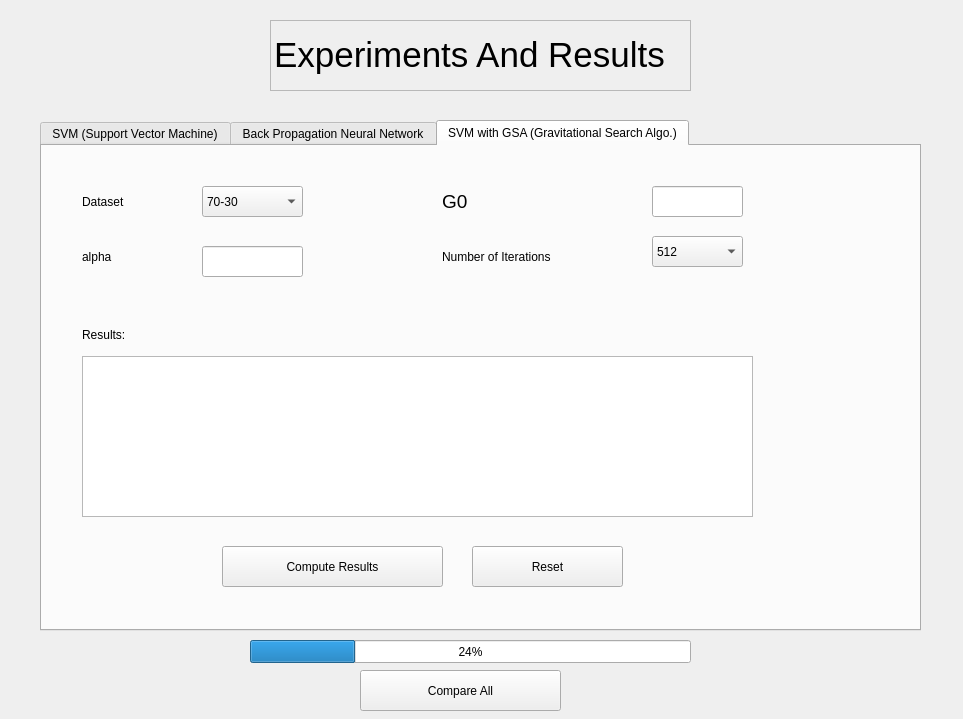
<?xml version="1.0" encoding="UTF-8"?>
<ui version="4.0">
 <class>Form1</class>
 <widget class="QWidget" name="Form1">
  <property name="geometry">
   <rect>
    <x>0</x>
    <y>0</y>
    <width>963</width>
    <height>719</height>
   </rect>
  </property>
  <property name="windowTitle">
   <string>BCMS:Developer</string>
  </property>
  <widget class="QTabWidget" name="reset3">
   <property name="geometry">
    <rect>
     <x>40</x>
     <y>120</y>
     <width>881</width>
     <height>511</height>
    </rect>
   </property>
   <property name="currentIndex">
    <number>2</number>
   </property>
   <widget class="QWidget" name="tab">
    <attribute name="title">
     <string>SVM (Support Vector Machine)</string>
    </attribute>
    <widget class="QLabel" name="label_2">
     <property name="geometry">
      <rect>
       <x>810</x>
       <y>0</y>
       <width>67</width>
       <height>71</height>
      </rect>
     </property>
     <property name="styleSheet">
      <string notr="true">background: url(&quot;/home/karan/Desktop/Breast Cancer Detection Project/UI/svm.png&quot;);
background-repeat:no-repeat;</string>
     </property>
     <property name="text">
      <string/>
     </property>
    </widget>
    <widget class="QComboBox" name="cb1">
     <property name="geometry">
      <rect>
       <x>160</x>
       <y>80</y>
       <width>151</width>
       <height>25</height>
      </rect>
     </property>
     <property name="currentText">
      <string>RBF</string>
     </property>
     <item>
      <property name="text">
       <string>RBF</string>
      </property>
     </item>
     <item>
      <property name="text">
       <string>Linear</string>
      </property>
     </item>
     <item>
      <property name="text">
       <string>poly</string>
      </property>
     </item>
     <item>
      <property name="text">
       <string>sigmoid</string>
      </property>
     </item>
    </widget>
    <widget class="QLabel" name="label_6">
     <property name="geometry">
      <rect>
       <x>20</x>
       <y>80</y>
       <width>101</width>
       <height>31</height>
      </rect>
     </property>
     <property name="text">
      <string>Select Kernel</string>
     </property>
    </widget>
    <widget class="QLabel" name="label_7">
     <property name="geometry">
      <rect>
       <x>380</x>
       <y>76</y>
       <width>121</width>
       <height>31</height>
      </rect>
     </property>
     <property name="text">
      <string> Dataset</string>
     </property>
    </widget>
    <widget class="QComboBox" name="cb2">
     <property name="geometry">
      <rect>
       <x>520</x>
       <y>80</y>
       <width>151</width>
       <height>25</height>
      </rect>
     </property>
     <item>
      <property name="text">
       <string>70-30</string>
      </property>
     </item>
     <item>
      <property name="text">
       <string>80-20</string>
      </property>
     </item>
     <item>
      <property name="text">
       <string>50-50</string>
      </property>
     </item>
    </widget>
    <widget class="QLabel" name="label_8">
     <property name="geometry">
      <rect>
       <x>30</x>
       <y>140</y>
       <width>67</width>
       <height>17</height>
      </rect>
     </property>
     <property name="font">
      <font>
       <pointsize>14</pointsize>
      </font>
     </property>
     <property name="text">
      <string>C</string>
     </property>
    </widget>
    <widget class="QLineEdit" name="le_c">
     <property name="geometry">
      <rect>
       <x>160</x>
       <y>140</y>
       <width>81</width>
       <height>31</height>
      </rect>
     </property>
    </widget>
    <widget class="QLabel" name="label_9">
     <property name="geometry">
      <rect>
       <x>380</x>
       <y>140</y>
       <width>71</width>
       <height>31</height>
      </rect>
     </property>
     <property name="text">
      <string>Gamma</string>
     </property>
    </widget>
    <widget class="QLineEdit" name="le_gamma">
     <property name="geometry">
      <rect>
       <x>520</x>
       <y>140</y>
       <width>81</width>
       <height>31</height>
      </rect>
     </property>
    </widget>
    <widget class="QTextBrowser" name="res1">
     <property name="geometry">
      <rect>
       <x>30</x>
       <y>230</y>
       <width>641</width>
       <height>171</height>
      </rect>
     </property>
    </widget>
    <widget class="QLabel" name="label_10">
     <property name="geometry">
      <rect>
       <x>30</x>
       <y>200</y>
       <width>67</width>
       <height>17</height>
      </rect>
     </property>
     <property name="text">
      <string>Results:</string>
     </property>
    </widget>
    <widget class="QPushButton" name="crbtn1">
     <property name="geometry">
      <rect>
       <x>80</x>
       <y>420</y>
       <width>151</width>
       <height>41</height>
      </rect>
     </property>
     <property name="text">
      <string>Compute Results</string>
     </property>
    </widget>
    <widget class="QPushButton" name="combtn1">
     <property name="geometry">
      <rect>
       <x>260</x>
       <y>420</y>
       <width>171</width>
       <height>41</height>
      </rect>
     </property>
     <property name="text">
      <string>Compare Kernel(s)</string>
     </property>
    </widget>
    <widget class="QPushButton" name="reset1">
     <property name="geometry">
      <rect>
       <x>460</x>
       <y>420</y>
       <width>121</width>
       <height>41</height>
      </rect>
     </property>
     <property name="text">
      <string>Reset</string>
     </property>
    </widget>
   </widget>
   <widget class="QWidget" name="tab_2">
    <attribute name="title">
     <string>Back Propagation Neural Network</string>
    </attribute>
    <widget class="QLabel" name="label_3">
     <property name="geometry">
      <rect>
       <x>800</x>
       <y>0</y>
       <width>81</width>
       <height>71</height>
      </rect>
     </property>
     <property name="styleSheet">
      <string notr="true">background: url(&quot;/home/karan/Desktop/Breast Cancer Detection Project/UI/nn.png&quot;);
background-repeat:no-repeat;</string>
     </property>
     <property name="text">
      <string/>
     </property>
    </widget>
    <widget class="QLabel" name="label_11">
     <property name="geometry">
      <rect>
       <x>30</x>
       <y>50</y>
       <width>141</width>
       <height>41</height>
      </rect>
     </property>
     <property name="text">
      <string>Activation Function</string>
     </property>
    </widget>
    <widget class="QComboBox" name="cb3">
     <property name="geometry">
      <rect>
       <x>190</x>
       <y>54</y>
       <width>141</width>
       <height>31</height>
      </rect>
     </property>
     <item>
      <property name="text">
       <string>Logistic</string>
      </property>
     </item>
     <item>
      <property name="text">
       <string>tanh</string>
      </property>
     </item>
     <item>
      <property name="text">
       <string>relu</string>
      </property>
     </item>
    </widget>
    <widget class="QLabel" name="label_12">
     <property name="geometry">
      <rect>
       <x>410</x>
       <y>60</y>
       <width>91</width>
       <height>21</height>
      </rect>
     </property>
     <property name="text">
      <string>Solver</string>
     </property>
    </widget>
    <widget class="QComboBox" name="cb4">
     <property name="geometry">
      <rect>
       <x>570</x>
       <y>60</y>
       <width>121</width>
       <height>31</height>
      </rect>
     </property>
     <item>
      <property name="text">
       <string>sgd</string>
      </property>
     </item>
     <item>
      <property name="text">
       <string>adam</string>
      </property>
     </item>
    </widget>
    <widget class="QLabel" name="label_13">
     <property name="geometry">
      <rect>
       <x>30</x>
       <y>120</y>
       <width>67</width>
       <height>17</height>
      </rect>
     </property>
     <property name="text">
      <string>Dataset</string>
     </property>
    </widget>
    <widget class="QComboBox" name="cb5">
     <property name="geometry">
      <rect>
       <x>190</x>
       <y>110</y>
       <width>141</width>
       <height>31</height>
      </rect>
     </property>
     <item>
      <property name="text">
       <string>70-30</string>
      </property>
     </item>
     <item>
      <property name="text">
       <string>80-20</string>
      </property>
     </item>
     <item>
      <property name="text">
       <string>50-50</string>
      </property>
     </item>
    </widget>
    <widget class="QLabel" name="label_14">
     <property name="geometry">
      <rect>
       <x>410</x>
       <y>120</y>
       <width>101</width>
       <height>17</height>
      </rect>
     </property>
     <property name="text">
      <string>Learning Rate</string>
     </property>
    </widget>
    <widget class="QLineEdit" name="le_lr">
     <property name="geometry">
      <rect>
       <x>570</x>
       <y>110</y>
       <width>121</width>
       <height>31</height>
      </rect>
     </property>
    </widget>
    <widget class="QLabel" name="label_15">
     <property name="geometry">
      <rect>
       <x>30</x>
       <y>160</y>
       <width>151</width>
       <height>31</height>
      </rect>
     </property>
     <property name="text">
      <string>Hidden Layers Size</string>
     </property>
    </widget>
    <widget class="QLineEdit" name="le_hid">
     <property name="geometry">
      <rect>
       <x>190</x>
       <y>160</y>
       <width>141</width>
       <height>31</height>
      </rect>
     </property>
    </widget>
    <widget class="QLabel" name="label_17">
     <property name="geometry">
      <rect>
       <x>30</x>
       <y>230</y>
       <width>67</width>
       <height>17</height>
      </rect>
     </property>
     <property name="text">
      <string>Results:</string>
     </property>
    </widget>
    <widget class="QTextBrowser" name="res2">
     <property name="geometry">
      <rect>
       <x>30</x>
       <y>250</y>
       <width>661</width>
       <height>151</height>
      </rect>
     </property>
    </widget>
    <widget class="QPushButton" name="crbtn2">
     <property name="geometry">
      <rect>
       <x>60</x>
       <y>420</y>
       <width>171</width>
       <height>41</height>
      </rect>
     </property>
     <property name="text">
      <string>Compute Results</string>
     </property>
    </widget>
    <widget class="QPushButton" name="combtn2">
     <property name="geometry">
      <rect>
       <x>260</x>
       <y>420</y>
       <width>231</width>
       <height>41</height>
      </rect>
     </property>
     <property name="text">
      <string>Compare Activation Function(s)</string>
     </property>
    </widget>
    <widget class="QPushButton" name="pushButton_2">
     <property name="geometry">
      <rect>
       <x>510</x>
       <y>420</y>
       <width>141</width>
       <height>41</height>
      </rect>
     </property>
     <property name="text">
      <string>Reset</string>
     </property>
    </widget>
   </widget>
   <widget class="QWidget" name="tab_3">
    <attribute name="title">
     <string>SVM with GSA (Gravitational Search Algo.)</string>
    </attribute>
    <widget class="QLabel" name="label_4">
     <property name="geometry">
      <rect>
       <x>800</x>
       <y>0</y>
       <width>81</width>
       <height>71</height>
      </rect>
     </property>
     <property name="styleSheet">
      <string notr="true">background: url(&quot;/home/karan/Desktop/Breast Cancer Detection Project/UI/gravit.png&quot;);
background-repeat:no-repeat;</string>
     </property>
     <property name="text">
      <string/>
     </property>
    </widget>
    <widget class="QLabel" name="label_18">
     <property name="geometry">
      <rect>
       <x>40</x>
       <y>40</y>
       <width>111</width>
       <height>31</height>
      </rect>
     </property>
     <property name="text">
      <string>Dataset</string>
     </property>
    </widget>
    <widget class="QComboBox" name="cb6">
     <property name="geometry">
      <rect>
       <x>160</x>
       <y>40</y>
       <width>101</width>
       <height>31</height>
      </rect>
     </property>
     <item>
      <property name="text">
       <string>70-30</string>
      </property>
     </item>
     <item>
      <property name="text">
       <string>80-20</string>
      </property>
     </item>
     <item>
      <property name="text">
       <string>50-50</string>
      </property>
     </item>
    </widget>
    <widget class="QLabel" name="label_19">
     <property name="geometry">
      <rect>
       <x>400</x>
       <y>40</y>
       <width>71</width>
       <height>31</height>
      </rect>
     </property>
     <property name="font">
      <font>
       <pointsize>14</pointsize>
      </font>
     </property>
     <property name="text">
      <string>G0</string>
     </property>
    </widget>
    <widget class="QLineEdit" name="le_g0">
     <property name="geometry">
      <rect>
       <x>610</x>
       <y>40</y>
       <width>91</width>
       <height>31</height>
      </rect>
     </property>
    </widget>
    <widget class="QLabel" name="label_20">
     <property name="geometry">
      <rect>
       <x>40</x>
       <y>100</y>
       <width>71</width>
       <height>21</height>
      </rect>
     </property>
     <property name="text">
      <string>alpha</string>
     </property>
    </widget>
    <widget class="QLineEdit" name="le_alpha">
     <property name="geometry">
      <rect>
       <x>160</x>
       <y>100</y>
       <width>101</width>
       <height>31</height>
      </rect>
     </property>
    </widget>
    <widget class="QLabel" name="label_21">
     <property name="geometry">
      <rect>
       <x>400</x>
       <y>90</y>
       <width>151</width>
       <height>41</height>
      </rect>
     </property>
     <property name="text">
      <string>Number of Iterations</string>
     </property>
    </widget>
    <widget class="QComboBox" name="cb7">
     <property name="geometry">
      <rect>
       <x>610</x>
       <y>90</y>
       <width>91</width>
       <height>31</height>
      </rect>
     </property>
     <item>
      <property name="text">
       <string>512</string>
      </property>
     </item>
     <item>
      <property name="text">
       <string>256</string>
      </property>
     </item>
     <item>
      <property name="text">
       <string>128</string>
      </property>
     </item>
    </widget>
    <widget class="QLabel" name="label_22">
     <property name="geometry">
      <rect>
       <x>40</x>
       <y>180</y>
       <width>67</width>
       <height>17</height>
      </rect>
     </property>
     <property name="text">
      <string>Results:</string>
     </property>
    </widget>
    <widget class="QTextBrowser" name="res3">
     <property name="geometry">
      <rect>
       <x>40</x>
       <y>210</y>
       <width>671</width>
       <height>161</height>
      </rect>
     </property>
    </widget>
    <widget class="QPushButton" name="combtn3">
     <property name="geometry">
      <rect>
       <x>180</x>
       <y>400</y>
       <width>221</width>
       <height>41</height>
      </rect>
     </property>
     <property name="text">
      <string>Compute Results</string>
     </property>
    </widget>
    <widget class="QPushButton" name="pushButton_3">
     <property name="geometry">
      <rect>
       <x>430</x>
       <y>400</y>
       <width>151</width>
       <height>41</height>
      </rect>
     </property>
     <property name="text">
      <string>Reset</string>
     </property>
    </widget>
   </widget>
  </widget>
  <widget class="QLabel" name="label">
   <property name="geometry">
    <rect>
     <x>830</x>
     <y>0</y>
     <width>131</width>
     <height>111</height>
    </rect>
   </property>
   <property name="styleSheet">
    <string notr="true">background: url(&quot;/home/karan/Desktop/Breast Cancer Detection Project/UI/ic4.png&quot;);
background-repeat:no-repeat;</string>
   </property>
   <property name="text">
    <string/>
   </property>
  </widget>
  <widget class="QLabel" name="label_5">
   <property name="geometry">
    <rect>
     <x>270</x>
     <y>20</y>
     <width>421</width>
     <height>71</height>
    </rect>
   </property>
   <property name="frameShape">
    <enum>QFrame::StyledPanel</enum>
   </property>
   <property name="text">
    <string>&lt;html&gt;&lt;head/&gt;&lt;body&gt;&lt;p&gt;&lt;span style=&quot; font-size:26pt;&quot;&gt;       Experiments And Results&lt;/span&gt;&lt;/p&gt;&lt;/body&gt;&lt;/html&gt;</string>
   </property>
  </widget>
  <widget class="QPushButton" name="pushButton">
   <property name="geometry">
    <rect>
     <x>360</x>
     <y>670</y>
     <width>201</width>
     <height>41</height>
    </rect>
   </property>
   <property name="text">
    <string>Compare All</string>
   </property>
  </widget>
  <widget class="QProgressBar" name="pb">
   <property name="geometry">
    <rect>
     <x>250</x>
     <y>640</y>
     <width>441</width>
     <height>23</height>
    </rect>
   </property>
   <property name="value">
    <number>24</number>
   </property>
  </widget>
 </widget>
 <resources/>
 <connections/>
</ui>
